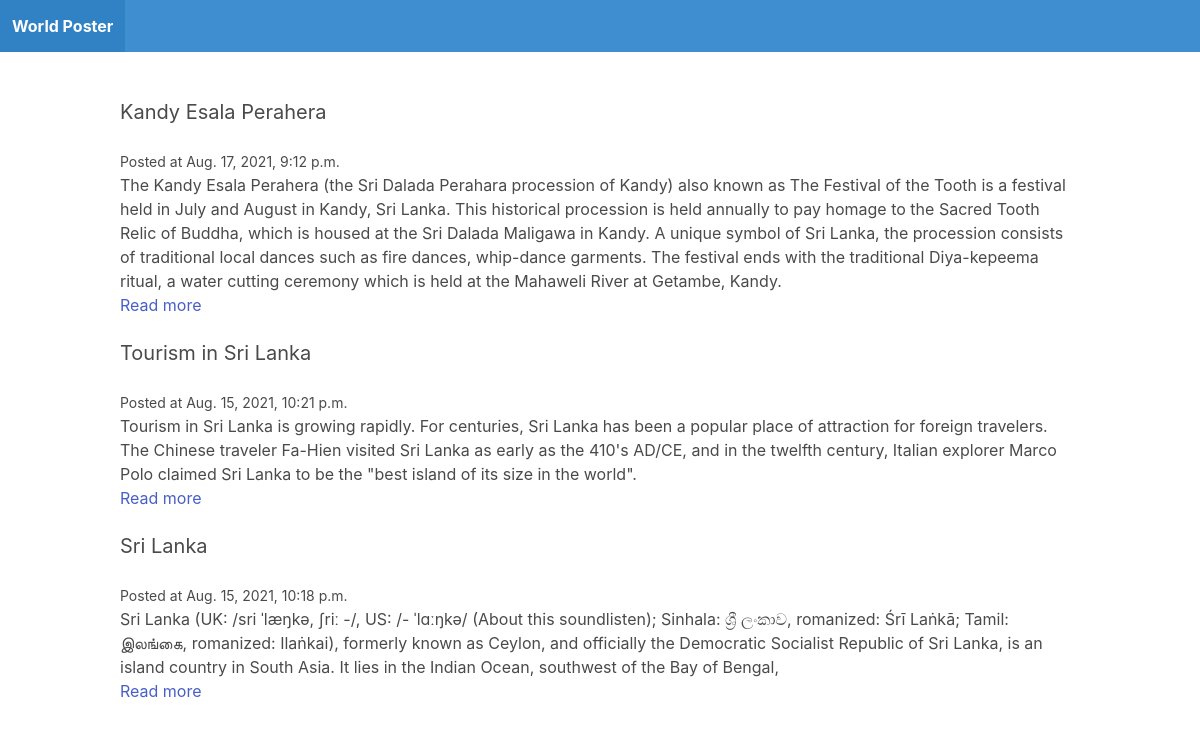
The page / on the database its author committed.
### blog/models.py (models this page shows)
class Post(models.Model):
    title = models.CharField(max_length=255)
    slug = models.SlugField()
    intro = models.TextField()
    body = models.TextField()
    date_added = models.DateTimeField(auto_now_add=True)
    class Meta:
        ordering = ['-date_added']

### blog/views.py (the view)
# urls.py: path('', frontpage, name='frontpage'),
def frontpage(request):
    posts = Post.objects.all()
    return render(request, 'blog/frontpage.html', {'posts': posts})

### templates/blog/frontpage.html
{% extends 'blog/base.html' %}
{% block content %}
    {% for post in posts %}
        <div class="post black">
            <h2 class="subtitle">{{ post.title }}</h2>
            <small>Posted at {{ post.date_added }}</small>
            <p>{{ post.intro }}</p>
            <a href="{% url 'post_detail' post.slug %}">Read more</a>
        </div>
        <br>
    {% endfor %}
{% endblock %}

### templates/blog/base.html (shortened to what this page needs)
<!DOCTYPE html>
<html lang="en">
<head>
    <link rel="stylesheet" href="https://cdn.jsdelivr.net/npm/bulma@0.9.1/css/bulma.min.css">
</head>
<body>
    <nav class="navbar is-info">
        <div class="navbar-brand">
            <a href="/" class="navbar-item"><strong>World Poster</strong></a>
        </div>
    </nav>
    <section class="section">
        <div class="container">
            {% block content %}
            {% endblock %}
        </div>
    </section>
</body>
</html>

### rows shown on the page
Post: title "Kandy Esala Perahera", date_added "Aug. 17, 2021, 9:12 p.m.", intro "The Kandy Esala Perahera (the Sri Dalada Perahara procession of Kandy) also known as The Festival of the Tooth is a festival held in July and August in Kandy, Sri Lanka. This historical procession is held annually to pay homage to the Sacred Tooth Relic of Buddha, which is housed at the Sri Dalada Maligawa in Kandy. A unique symbol of Sri Lanka, the procession consists of traditional local dances such as fire dances, whip-dance garments. The festival ends with the traditional Diya-kepeema ritual, a water cutting ceremony which is held at the Mahaweli River at Getambe, Kandy."
Post: title "Tourism in Sri Lanka", date_added "Aug. 15, 2021, 10:21 p.m.", intro "Tourism in Sri Lanka is growing rapidly. For centuries, Sri Lanka has been a popular place of attraction for foreign travelers. The Chinese traveler Fa-Hien visited Sri Lanka as early as the 410's AD/CE, and in the twelfth century, Italian explorer Marco Polo claimed Sri Lanka to be the \"best island of its size in the world\"."
Post: title "Sri Lanka", date_added "Aug. 15, 2021, 10:18 p.m.", intro "Sri Lanka (UK: /sri ˈlæŋkə, ʃriː -/, US: /- ˈlɑːŋkə/ (About this soundlisten); Sinhala: ශ්‍රී ලංකාව, romanized: Śrī Laṅkā; Tamil: இலங்கை, romanized: Ilaṅkai), formerly known as Ceylon, and officially the Democratic Socialist Republic of Sri Lanka, is an island country in South Asia. It lies in the Indian Ocean, southwest of the Bay of Bengal,"
